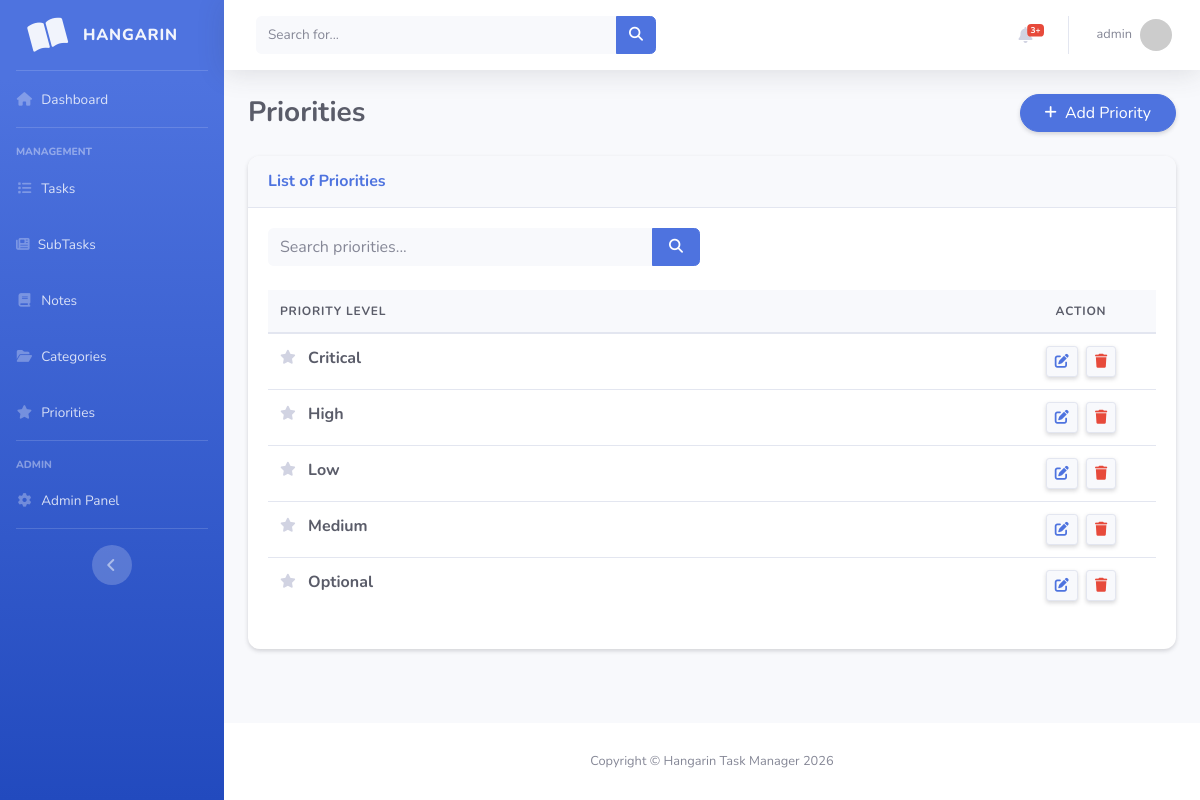
Page /priority_list (signed in) on the committed database.
### taskmanager/models.py (models this page shows, shortened)
class Priority(models.Model):
    name = models.CharField(max_length=100)
    class Meta:
        verbose_name = "Priority"
        verbose_name_plural = "Priorities"

### taskmanager/views.py (the view)
# urls.py: path('priority_list', PriorityList.as_view(), name='priority-list'),
class PriorityList(LoginRequiredMixin, ListView):
    model = Priority
    context_object_name = 'priority'
    template_name = 'priority_list.html'
    paginate_by = 5
    ordering = ["name"]
    def get_queryset(self):
        qs = super().get_queryset()
        query = self.request.GET.get('q')
        if query:
            qs = qs.filter(
                Q(name__icontains=query)
            )
        return qs
    def get_ordering(self):
        allowed = ["name"]
        sort_by = self.request.GET.get("sort_by")
        if sort_by in allowed:
            return sort_by
        return "name"

### templates/priority_list.html (shortened to what this page needs)
{% extends 'base.html' %}
{% load static %}
{% block content %}
<div class="d-sm-flex align-items-center justify-content-between mb-4">
    <h1 class="h3 mb-0 text-gray-800 font-weight-bold">Priorities</h1>
    <a href="{% url 'priority-add' %}" class="btn btn-primary shadow-sm rounded-pill px-4">
        <i class="fas fa-plus fa-sm mr-1"></i> Add Priority
    </a>
</div>
<div class="card shadow-sm mb-4">
    <div class="card-header py-3">
        <h6 class="m-0 font-weight-bold text-primary">List of Priorities</h6>
    </div>
    <div class="card-body">
        <div class="row mb-4">
            <div class="col-md-6">
                <form class="form-inline" action="{% url 'priority-list' %}">
                    <div class="input-group w-100">
                        <input type="text" class="form-control bg-light border-0 small" placeholder="Search priorities..."
                               name="q" value="{{ request.GET.q }}">
                        <div class="input-group-append">
                            <button class="btn btn-primary px-3" type="submit">
                                <i class="fas fa-search fa-sm"></i>
                            </button>
                        </div>
                    </div>
                </form>
            </div>
        </div>
        <div class="table-responsive">
            <table class="table table-hover align-middle" width="100%" cellspacing="0">
                <thead>
                    <tr>
                        <th>Priority Level</th>
                        <th class="text-center" style="width: 150px;">Action</th>
                    </tr>
                </thead>
                <tbody>
                    {% for priority in object_list %}
                    <tr>
                        <td class="font-weight-bold text-dark">
                            <i class="fas fa-star fa-sm mr-2 text-gray-400"></i> {{ priority.name }}
                        </td>
                        <td class="text-center">
                            <a href="{% url 'priority-update' priority.id %}" class="btn btn-sm btn-light text-primary border shadow-sm mr-1">
                                <i class="fas fa-edit"></i>
                            </a>
                            <a href="{% url 'priority-delete' priority.id %}" class="btn btn-sm btn-light text-danger border shadow-sm">
                                <i class="fas fa-trash"></i>
                            </a>
                        </td>
                    </tr>
                    {% endfor %}
                </tbody>
            </table>
        </div>
    </div>
</div>
{% endblock %}

### templates/base.html (shortened to what this page needs)
{% load static %}
{% load pwa %}
<!DOCTYPE html>
<html lang="en">
<head>
    <link rel="stylesheet" href="https://cdnjs.cloudflare.com/ajax/libs/font-awesome/6.4.0/css/all.min.css">
    <link rel="stylesheet" href="{% static 'css/sb-admin-2.css' %}">
</head>
<body id="page-top">
    <div id="wrapper">
        <ul class="navbar-nav bg-gradient-primary sidebar sidebar-dark accordion" id="accordionSidebar">
            <a class="sidebar-brand d-flex align-items-center justify-content-center" href="{% url 'home' %}">
                <div class="sidebar-brand-icon rotate-n-15">
                    <i class="fas fa-book-open"></i>
                </div>
                <div class="sidebar-brand-text mx-3">Hangarin</div>
            </a>
            <hr class="sidebar-divider my-0">
            <li class="nav-item">
                <a class="nav-link" href="{% url 'home' %}">
                    <i class="fas fa-fw fa-home"></i>
                    <span>Dashboard</span>
                </a>
            </li>
            <hr class="sidebar-divider">
            <div class="sidebar-heading">Management</div>
            <li class="nav-item">
                <a class="nav-link" href="{% url 'task-list' %}">
                    <i class="fas fa-fw fa-list"></i>
                    <span>Tasks</span>
                </a>
            </li>
            <li class="nav-item">
                <a class="nav-link" href="{% url 'subtask-list' %}">
                    <i class="fas fa-newspaper"></i>
                    <span>SubTasks</span>
                </a>
            </li>
            <li class="nav-item">
                <a class="nav-link" href="{% url 'note-list' %}">
                    <i class="fas fa-fw fa-book"></i>
                    <span>Notes</span>
                </a>
            </li>
            <li class="nav-item">
                <a class="nav-link" href="{% url 'category-list' %}">
                    <i class="fas fa-fw fa-folder-open"></i>
                    <span>Categories</span>
                </a>
            </li>
            <li class="nav-item">
                <a class="nav-link" href="{% url 'priority-list' %}">
                    <i class="fas fa-fw fa-star"></i>
                    <span>Priorities</span>
                </a>
            </li>
            <hr class="sidebar-divider">
            <div class="sidebar-heading">Admin</div>
            <li class="nav-item">
                <a class="nav-link" href="/admin/" target="_blank">
                    <i class="fas fa-fw fa-cog"></i>
                    <span>Admin Panel</span>
                </a>
            </li>
            <hr class="sidebar-divider d-none d-md-block">
            <div class="text-center d-none d-md-inline">
                <button class="rounded-circle border-0" id="sidebarToggle"></button>
            </div>
        </ul>
        <div id="content-wrapper" class="d-flex flex-column">
            <div id="content">
                <nav class="navbar navbar-expand navbar-light bg-white topbar mb-4 static-top shadow">
                    <form class="d-none d-sm-inline-block form-inline mr-auto ml-md-3 my-2 my-md-0 mw-100 navbar-search">
                        <div class="input-group">
                            <input type="text" class="form-control bg-light border-0 small" placeholder="Search for..." aria-label="Search">
                            <div class="input-group-append">
                                <button class="btn btn-primary" type="button">
                                    <i class="fas fa-search fa-sm"></i>
                                </button>
                            </div>
                        </div>
                    </form>
                    <ul class="navbar-nav ml-auto">
                        <li class="nav-item dropdown no-arrow mx-1">
                            <a class="nav-link dropdown-toggle" href="#" id="alertsDropdown" role="button" data-toggle="dropdown">
                                <i class="fas fa-bell fa-fw"></i>
                                <span class="badge badge-danger badge-counter">3+</span>
                            </a>
                        </li>
                        <li class="nav-item dropdown no-arrow">
                            <a class="nav-link dropdown-toggle" href="#" id="userDropdown" role="button" data-toggle="dropdown">
                                <span class="mr-2 d-none d-lg-inline text-gray-600 small">
                                    {% if user.is_authenticated %}{{ user.username }}{% else %}Guest{% endif %}
                                </span>
                                <img class="img-profile rounded-circle"
                                     src="https://ui-avatars.com/api/?name={{ user.username|default:'User' }}&background=4e73df&color=fff&size=36"
                                     width="36" height="36">
                            </a>
                        </li>
                    </ul>
                </nav>
                <div class="container-fluid">
                    {% block content %}
                    {% endblock %}
                </div>
            </div>
            <footer class="sticky-footer bg-white">
                <div class="container my-auto">
                    <div class="copyright text-center my-auto">
                        <span>Copyright &copy; Hangarin Task Manager 2026</span>
                    </div>
                </div>
            </footer>
        </div>
    </div>
</body>
</html>

### rows in the picture
Priority: name "Critical"
Priority: name "High"
Priority: name "Low"
Priority: name "Medium"
Priority: name "Optional"

### other values in the picture
{{ user.username }} "admin"
